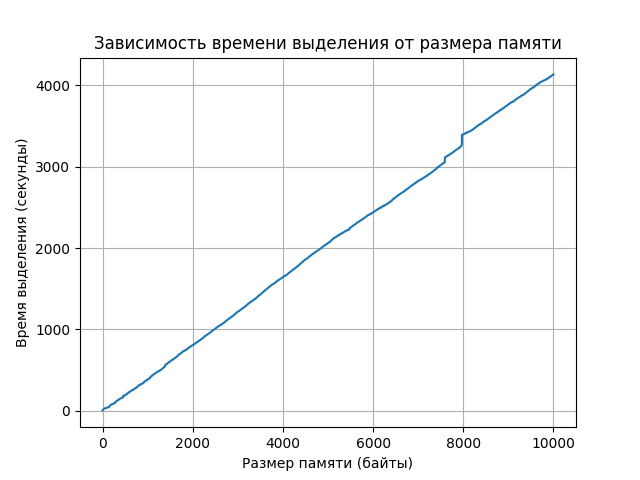

Recreate this plot in Python.
import matplotlib.pyplot as plt

filename = 'allocation_times.txt'
sizes = []
times = []
with open(filename, 'r') as file:
    next(file)  # Пропускаем заголовок файла
    for line in file:
        size, time = line.strip().split(';')        
        sizes.append(int(size))
        times.append(float(time))
plt.plot(sizes, times)
plt.xlabel('Размер памяти (байты)')
plt.ylabel('Время выделения (секунды)')
plt.title('Зависимость времени выделения от размера памяти')
plt.grid(True)
plt.savefig('chart.png')
plt.show()
